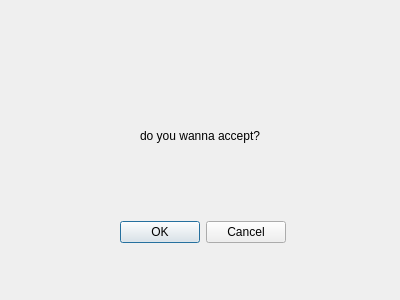
<?xml version="1.0" encoding="UTF-8"?>
<ui version="4.0">
 <class>accept_file</class>
 <widget class="QDialog" name="accept_file">
  <property name="geometry">
   <rect>
    <x>0</x>
    <y>0</y>
    <width>400</width>
    <height>300</height>
   </rect>
  </property>
  <property name="windowTitle">
   <string>Dialog</string>
  </property>
  <widget class="QLabel" name="label">
   <property name="geometry">
    <rect>
     <x>140</x>
     <y>100</y>
     <width>191</width>
     <height>71</height>
    </rect>
   </property>
   <property name="text">
    <string>do you wanna accept?</string>
   </property>
  </widget>
  <widget class="QDialogButtonBox" name="buttonBox">
   <property name="geometry">
    <rect>
     <x>120</x>
     <y>220</y>
     <width>166</width>
     <height>25</height>
    </rect>
   </property>
   <property name="standardButtons">
    <set>QDialogButtonBox::Cancel|QDialogButtonBox::Ok</set>
   </property>
  </widget>
 </widget>
 <resources/>
 <connections/>
</ui>
